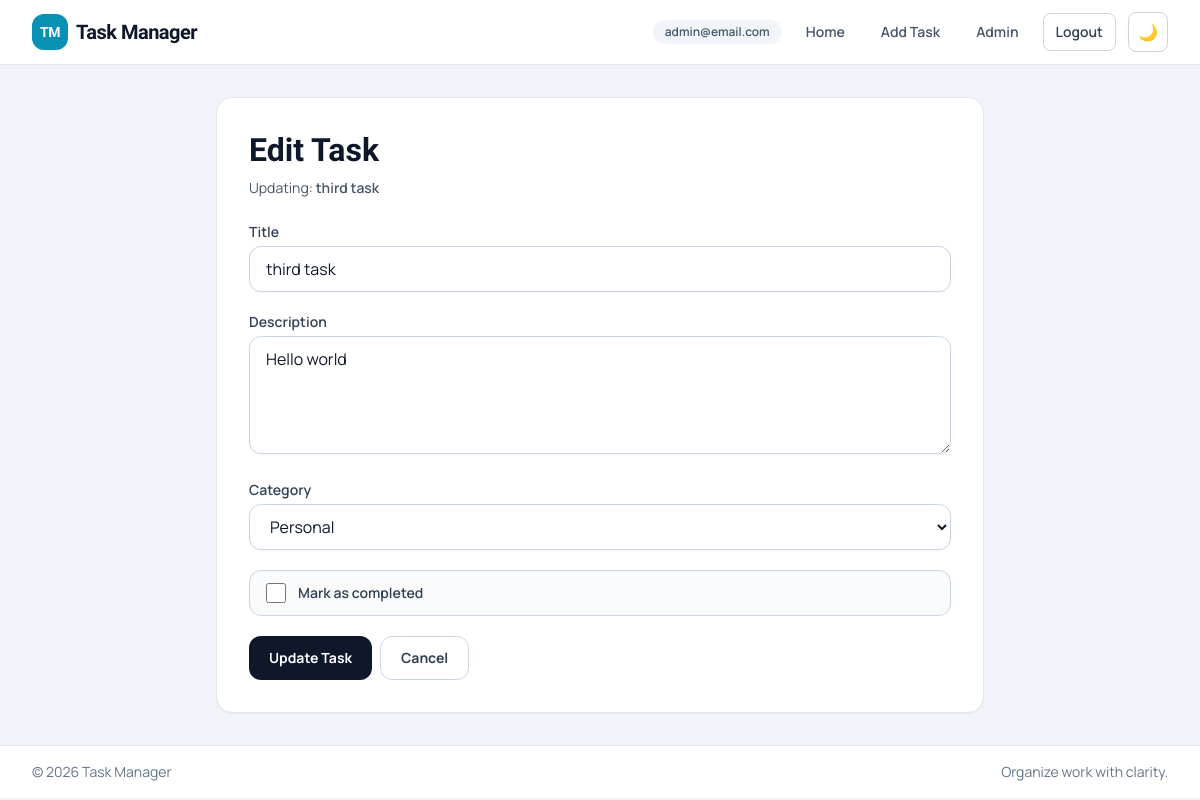
/tasks/edit/4/ (signed in), run on the app's committed database.
### accounts/models.py (models this page shows, shortened)
class CustomUser(AbstractBaseUser, PermissionsMixin):
    email = models.EmailField(unique=True)
    first_name = models.CharField(max_length=30, blank=True)
    last_name = models.CharField(max_length=30, blank=True)
    is_active = models.BooleanField(default=True)
    is_staff = models.BooleanField(default=False)
    objects = UserManager()
    USERNAME_FIELD = 'email'
    REQUIRED_FIELDS = []

### task/models.py (models this page shows, shortened)
class Task(models.Model):
    class Category(models.TextChoices):
        GENERAL = 'general', 'General'
        WORK = 'work', 'Work'
        PERSONAL = 'personal', 'Personal'
        STUDY = 'study', 'Study'
        HEALTH = 'health', 'Health'
    user = models.ForeignKey(AUTH_USER_MODEL, on_delete=models.CASCADE, related_name='tasks')
    title = models.CharField(max_length=200)
    description = models.TextField()
    category = models.CharField(max_length=20, choices=Category.choices, default=Category.GENERAL)
    completed = models.BooleanField(default=False)
    created_at = models.DateTimeField(auto_now_add=True)
    class Meta:
        indexes = [
            models.Index(fields=['user', 'completed', 'category']),
            models.Index(fields=['user', '-created_at']),
        ]

### task/views.py (the view, shortened to what this page needs)
# urls.py: path('tasks/edit/<int:task_id>/', views.edit_task, name='edit_task'),
@login_required
def edit_task(request, task_id):
    task = get_object_or_404(models.Task, id=task_id, user=request.user)
    form = TaskForm(instance=task)
    return render(request, 'task/edit_task.html', {'form': form, 'task': task})

### task/templates/task/edit_task.html (shortened to what this page needs)
{% extends  'task/base.html' %}
{% block content %}
    <section class="mx-auto max-w-3xl rounded-2xl border border-slate-200 bg-white p-5 shadow-sm dark:border-slate-800 dark:bg-slate-900 sm:p-8">
        <h2 class="font-display text-3xl font-bold leading-tight text-slate-900 dark:text-white sm:text-[2rem]">Edit Task</h2>
        <p class="mt-2 text-sm text-slate-600 dark:text-slate-300">Updating: <span class="font-semibold">{{ task.title }}</span></p>
        <form method="post" action="{% url 'edit_task' task.id %}" class="mt-6 space-y-5">
            {% for field in form %}
                {% if field.name == 'completed' %}
                    <label for="{{ field.id_for_label }}" class="flex items-center gap-3 rounded-xl border border-slate-300 bg-slate-50 px-4 py-3 text-sm font-semibold text-slate-700 dark:border-slate-700 dark:bg-slate-800/70 dark:text-slate-200">
                        {{ field }}
                        Mark as completed
                    </label>
                {% else %}
                    <div>
                        <label for="{{ field.id_for_label }}" class="mb-1 block text-sm font-semibold text-slate-700 dark:text-slate-200">{{ field.label }}</label>
                        {{ field }}
                    </div>
                {% endif %}
            {% endfor %}
            <div class="flex flex-col gap-2 sm:flex-row">
                <button type="submit" class="inline-flex h-11 items-center justify-center rounded-xl bg-slate-900 px-5 text-sm font-bold text-white transition hover:bg-slate-800 dark:bg-white dark:text-slate-900 dark:hover:bg-slate-200">Update Task</button>
                <a href="{% url 'task_list' %}" class="inline-flex h-11 items-center justify-center rounded-xl border border-slate-300 px-5 text-sm font-bold text-slate-700 transition hover:bg-slate-100 dark:border-slate-700 dark:text-slate-200 dark:hover:bg-slate-800">Cancel</a>
            </div>
        </form>
    </section>
{% endblock %}

### task/templates/task/base.html (shortened to what this page needs)
{% load static %}
<!DOCTYPE html>
<html lang="en" class="h-full">
<head>
    <script src="https://cdn.tailwindcss.com"></script>
</head>
<body class="h-full bg-slate-100 text-slate-900 antialiased transition-colors duration-300 dark:bg-slate-950 dark:text-slate-100">
    <div class="min-h-full">
        <header class="sticky top-0 z-40 border-b border-slate-200 bg-white dark:border-slate-800 dark:bg-slate-900">
            <div class="mx-auto flex h-16 max-w-7xl items-center justify-between px-4 sm:px-6 lg:px-8">
                <a href="{% url 'task_list' %}" class="inline-flex items-center gap-2 font-display text-xl font-bold tracking-tight text-slate-900 dark:text-white">
                    <span class="inline-flex h-9 w-9 items-center justify-center rounded-xl bg-brand-600 text-sm font-extrabold text-white">TM</span>
                    Task Manager
                </a>
                <div class="hidden items-center gap-3 md:flex">
                    {% if user.is_authenticated %}
                        <span class="rounded-full bg-slate-100 px-3 py-1 text-xs font-semibold text-slate-600 dark:bg-slate-800 dark:text-slate-300">{{ user.email }}</span>
                        <a href="{% url 'task_list' %}" class="rounded-lg px-3 py-2 text-sm font-semibold text-slate-600 transition hover:bg-slate-100 hover:text-slate-900 dark:text-slate-300 dark:hover:bg-slate-800 dark:hover:text-white">Home</a>
                        <a href="{% url 'add_task' %}" class="rounded-lg px-3 py-2 text-sm font-semibold text-slate-600 transition hover:bg-slate-100 hover:text-slate-900 dark:text-slate-300 dark:hover:bg-slate-800 dark:hover:text-white">Add Task</a>
                        {% if user.is_superuser %}
                        <a href="{% url 'admin:index' %}" class="rounded-lg px-3 py-2 text-sm font-semibold text-slate-600 transition hover:bg-slate-100 hover:text-slate-900 dark:text-slate-300 dark:hover:bg-slate-800 dark:hover:text-white">Admin</a>
                        {% endif %}
                        <form method="post" action="{% url 'logout' %}" class="inline">
                            <button type="submit" class="rounded-lg border border-slate-300 px-3 py-2 text-sm font-semibold text-slate-700 transition hover:border-slate-400 hover:bg-slate-100 dark:border-slate-700 dark:text-slate-200 dark:hover:bg-slate-800">Logout</button>
                        </form>
                    {% endif %}
                    <button id="theme-toggle" type="button" class="inline-flex h-10 w-10 items-center justify-center rounded-lg border border-slate-300 text-slate-700 transition hover:bg-slate-100 dark:border-slate-700 dark:text-slate-200 dark:hover:bg-slate-800" aria-label="Toggle theme">
                        <span class="theme-icon-moon inline dark:hidden">🌙</span>
                    </button>
                </div>
            </div>
        </header>
        <main class="mx-auto max-w-7xl px-4 py-5 sm:px-6 sm:py-6 lg:px-8 lg:py-8">
            {% block content %}{% endblock %}
        </main>
        <footer class="border-t border-slate-200 bg-white dark:border-slate-800 dark:bg-slate-900">
            <div class="mx-auto flex max-w-7xl flex-col items-center justify-between gap-2 px-4 py-4 text-sm text-slate-500 dark:text-slate-400 sm:flex-row sm:px-6 lg:px-8">
                <p>&copy; 2026 Task Manager</p>
                <p>Organize work with clarity.</p>
            </div>
        </footer>
    </div>
</body>
</html>

### data on the page
CustomUser: email "admin@email.com"
Task: title "third task", form "third task" "Hello world" "Personal"

### other printed values
{{ field.label }} "Title" "Description" "Category"
